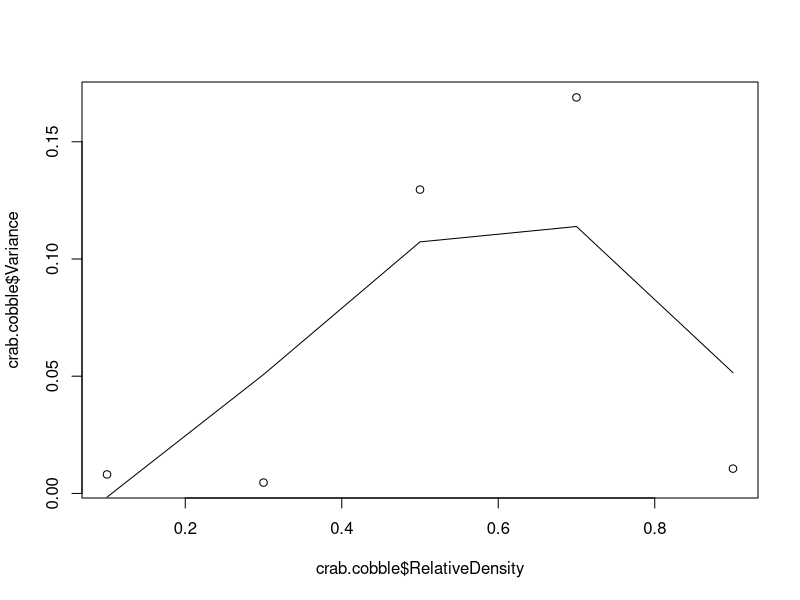
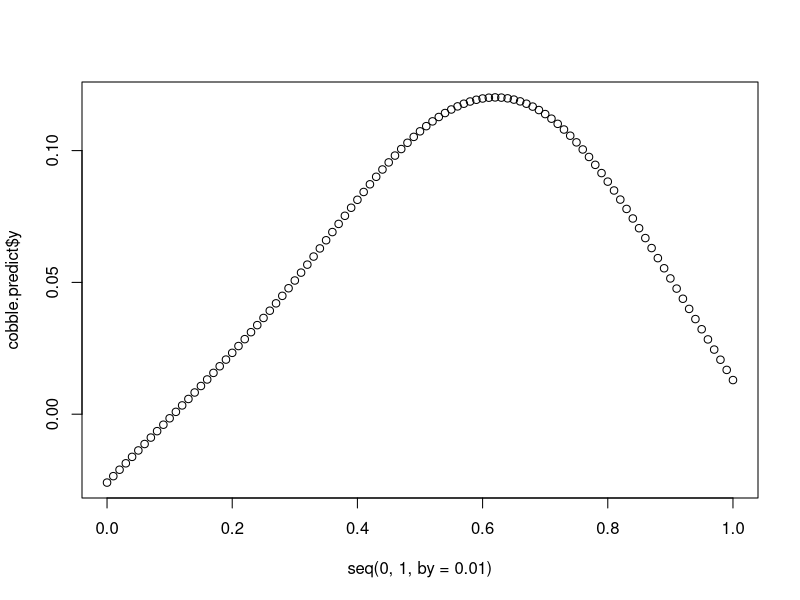
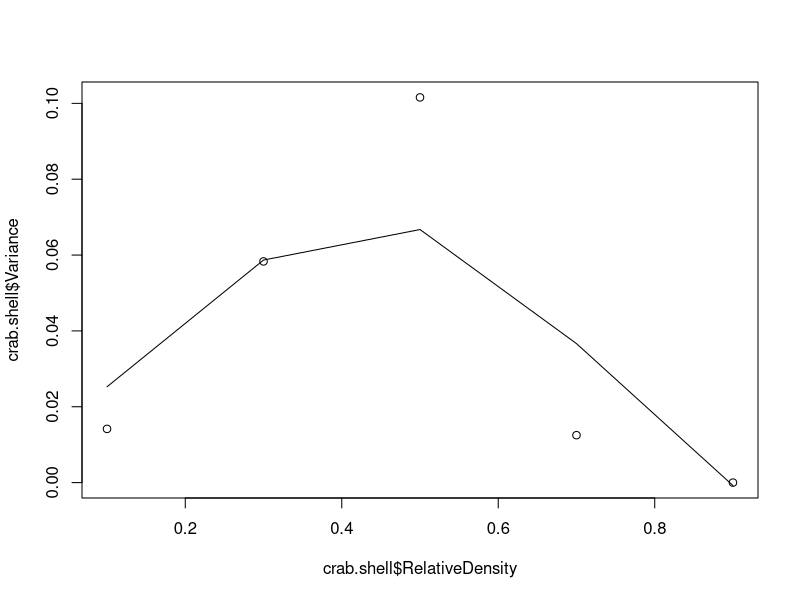
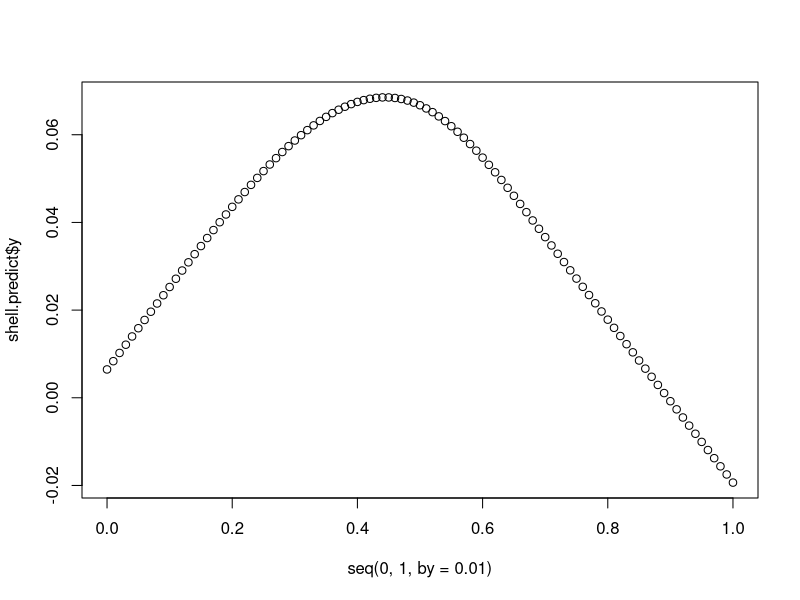
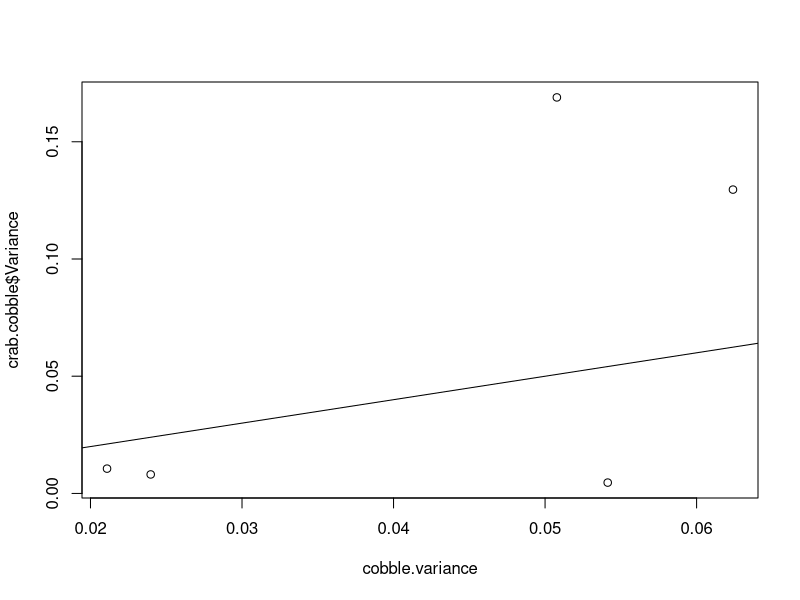
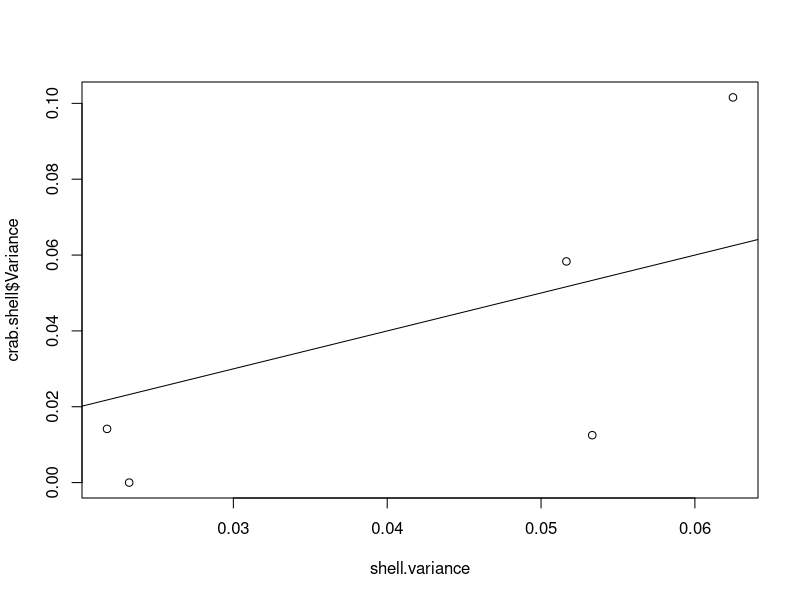

The R source for these figures, in order:
### get data from Daly2013Crabs

### set working directory

setwd('/media/kyle/KEC_External/Documents/Data/SwitchingAndIndVar/DataFromGraphs/')

### load libraries

library(dplyr)

### load data

crab.data <- read.csv('Daly2013Crabs.csv')

colnames(crab.data)[1] <- 'Experiment'

### break up experiments

crab.cobble <- crab.data %>% filter(Experiment == 'Cobble')

crab.shell <- crab.data %>% filter(Experiment == 'Shell')

# relative preference cobble is 0.52

# relative preference shell is 0.49

### calculate variances

# n's for cobble

n.cobble <- c(4,4,9,9,5)

# n's for shell

n.shell <- c(4,5,12,5,6) 

### variance is (se * sqrt(n))^2

# cobble

crab.cobble$Variance <- (crab.cobble$StandardError * sqrt(n.cobble))^2

# shell

crab.shell$Variance <- (crab.shell$StandardError * sqrt(n.shell))^2

### model variance to find where the maximum was 

# cobble

cobble.smooth <- smooth.spline(x = crab.cobble$RelativeDensity, y = crab.cobble$Variance, df = 3)

plot(x = crab.cobble$RelativeDensity, y = crab.cobble$Variance)
lines(x = crab.cobble$RelativeDensity, y = cobble.smooth$y)

cobble.predict <- predict(cobble.smooth, x = seq(0,1, by = 0.01))

plot(x = seq(0,1, by = 0.01), y = cobble.predict$y)

cobble.predict$x[which(cobble.predict$y == max(cobble.predict$y))]

# shell

shell.smooth <- smooth.spline(x = crab.shell$RelativeDensity, y = crab.shell$Variance)

plot(x = crab.shell$RelativeDensity, y = crab.shell$Variance)
lines(x = crab.shell$RelativeDensity, y = shell.smooth$y)

shell.predict <- predict(shell.smooth, x = seq(0,1, by = 0.01))

plot(x = seq(0,1, by = 0.01), y = shell.predict$y)

shell.predict$x[which(shell.predict$y == max(shell.predict$y))]

### try to predict variances

### for cobble

# calculate p

calcp <- function(rel.pref, rel.density) {
  rel.pref*rel.density/(rel.pref*rel.density + ((1 - rel.pref) * (1 - rel.density)))
}

cobble.p <- calcp(rel.pref = 0.52, rel.density = crab.cobble$RelativeDensity)

# calculate variance -- p(1-p)/n. n is 4 from functional response experiments

cobble.variance <- cobble.p*(1 - cobble.p)/4

plot(x = cobble.variance, y = crab.cobble$Variance)
abline(a = 0, b = 1)


### for shell

shell.p <- calcp(rel.pref = 0.49, rel.density = crab.shell$RelativeDensity)

# calculate variance -- p(1-p)/n. n is 4 from functional response experiments.

shell.variance <- shell.p*(1-shell.p)/4

plot(x = shell.variance, y = crab.shell$Variance)
abline(a = 0, b = 1)

# calculate CI's for each of the estimated variances

GenCI.DiffSamples <- function(p.vec, n.samples, n.events, n.sim) {
  
  quant.data <- matrix(nrow = length(p.vec), ncol = 3)
  
  for(j in 1:length(p.vec)){
    mat <- matrix(nrow = n.sim, ncol = n.samples[j])
    for(i in 1:n.sim){
      mat[i,] <- rbinom(n = n.samples[j], size = n.events, prob = p.vec[j])
    }
    prop.mat <- mat/n.events
    var.vec <- apply(prop.mat, 1, var)
    quant.data[j, ] <- c(p.vec[j], quantile(var.vec, probs = c(0.025, 0.975)))
  }
  quant.data
}

### Cobble

GenCI.DiffSamples(p.vec = cobble.p, n.samples = n.cobble, n.events = 4, n.sim = 10000)

### Shell

GenCI.DiffSamples(p.vec = shell.p, n.samples = n.shell, n.events = 4, n.sim = 10000 )















